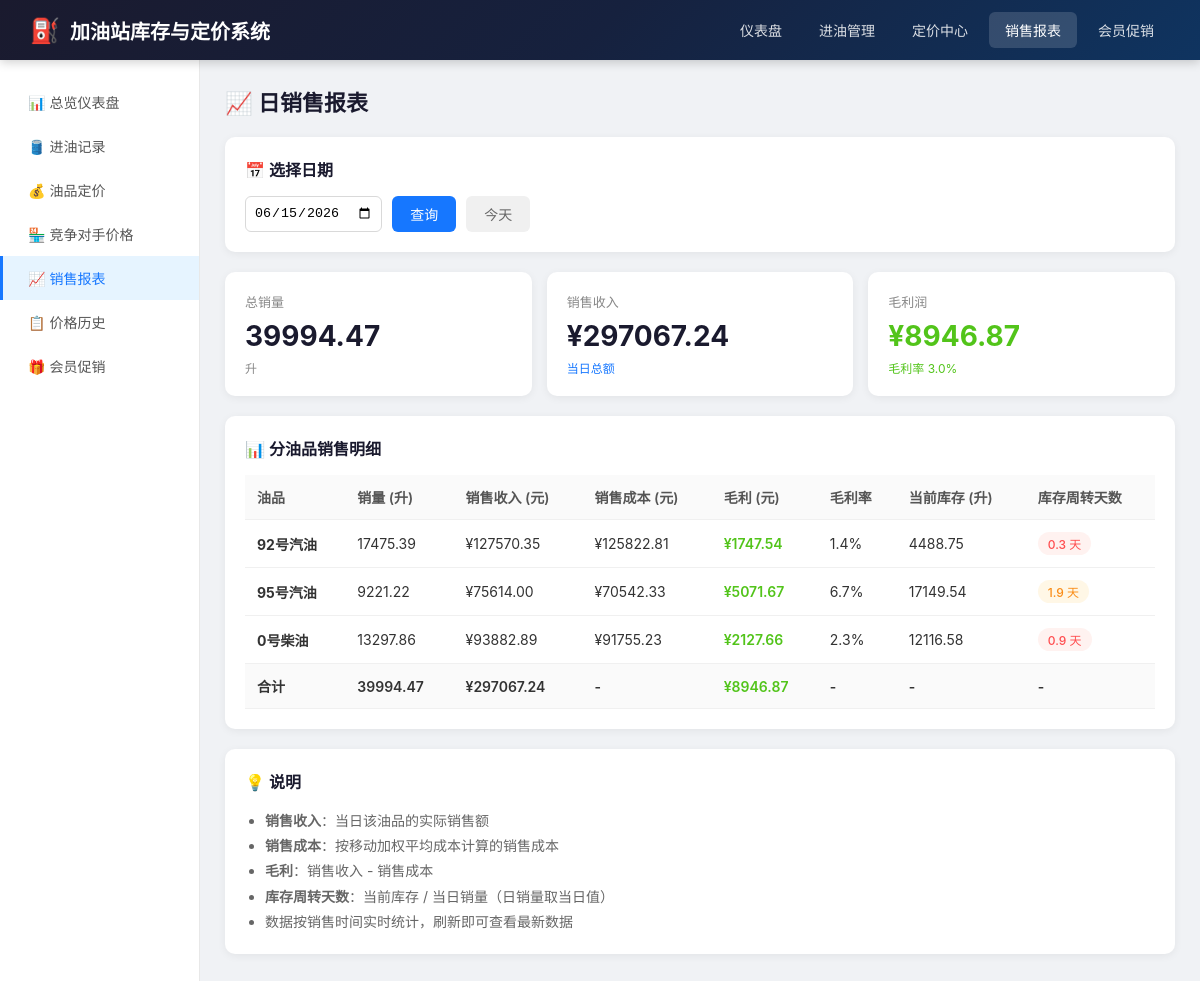
Before: /sales/report with the older database file.
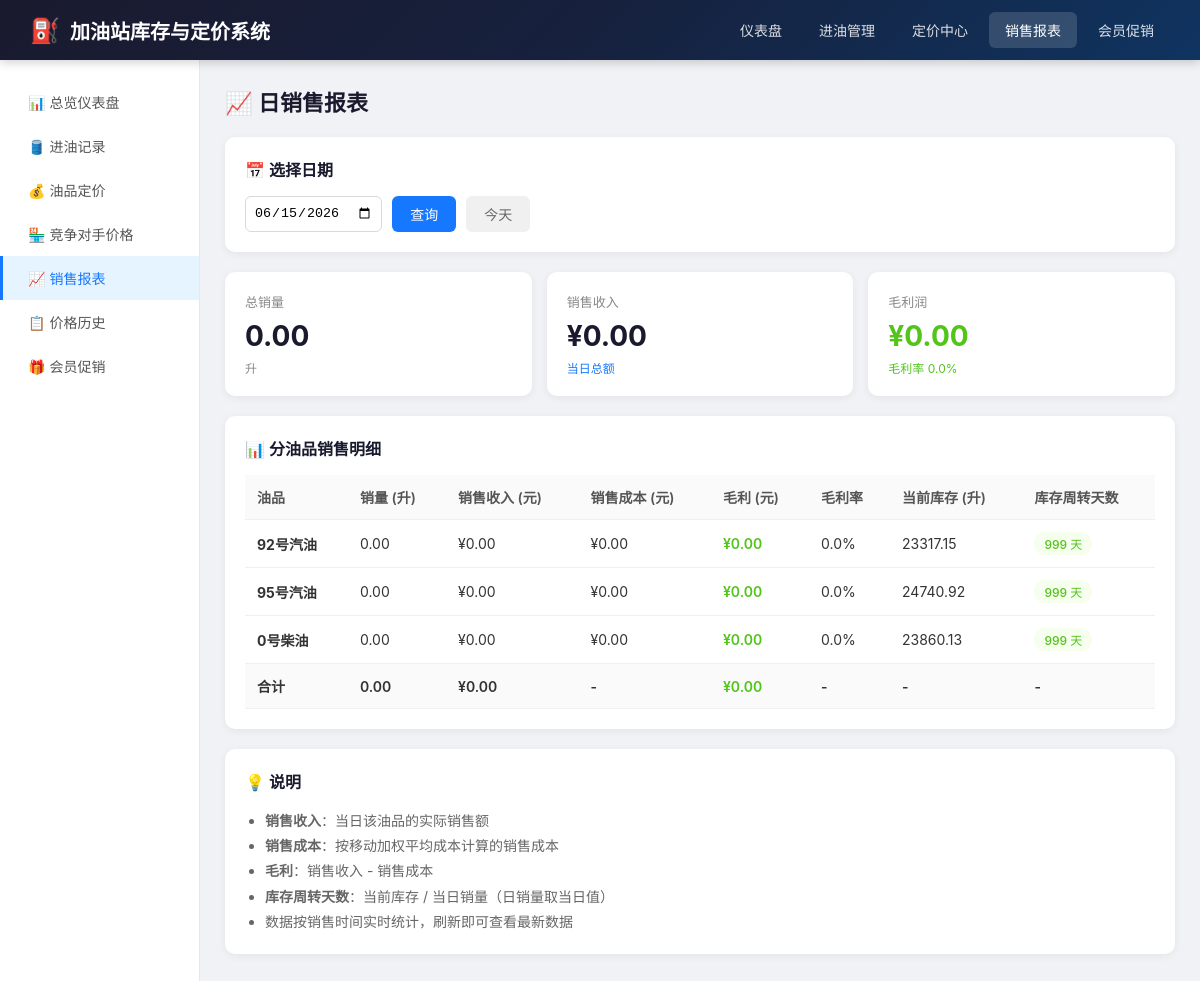
After: the same page with the newer database file.
### models.py (models this page shows, shortened)
class Fuel(db.Model):
    __tablename__ = 'fuels'
    id = db.Column(db.Integer, primary_key=True)
    code = db.Column(db.String(20), unique=True, nullable=False)
    name = db.Column(db.String(50), nullable=False)
    tank_capacity = db.Column(db.Float, default=50000)
    current_price = db.Column(db.Float, nullable=False)
    price_update_time = db.Column(db.DateTime, default=datetime.now)
    created_at = db.Column(db.DateTime, default=datetime.now)
    intake_records = db.relationship('IntakeRecord', backref='fuel', lazy='dynamic')
    sales_records = db.relationship('SalesRecord', backref='fuel', lazy='dynamic')
    price_histories = db.relationship('PriceHistory', backref='fuel', lazy='dynamic')
    competitor_prices = db.relationship('CompetitorPrice', backref='fuel', lazy='dynamic')
    member_promotions = db.relationship('MemberPromotion', backref='fuel', lazy='dynamic')

### app.py (the view)
@app.route('/sales/report')
def sales_report():
    date_str = request.args.get('date')
    if date_str:
        report_date = datetime.strptime(date_str, '%Y-%m-%d').date()
    else:
        report_date = datetime.now().date()
    fuels = Fuel.query.all()
    daily_sales = get_daily_sales(report_date)
    report_data = []
    total_revenue = 0
    total_profit = 0
    total_volume = 0
    for fuel in fuels:
        sales = daily_sales.get(fuel.id, {'volume': 0, 'revenue': 0, 'profit': 0})
        avg_cost = get_moving_average_cost(fuel.id)
        current_stock = get_current_stock(fuel.id)
        turnover_days = current_stock / sales['volume'] if sales['volume'] > 0 else 999
        report_data.append({
            'fuel_name': fuel.name,
            'volume': round(sales['volume'], 2),
            'revenue': round(sales['revenue'], 2),
            'cost': round(sales['volume'] * avg_cost, 2),
            'profit': round(sales['profit'], 2),
            'avg_cost': round(avg_cost, 3),
            'current_stock': round(current_stock, 2),
            'turnover_days': round(turnover_days, 1)
        })
        total_revenue += sales['revenue']
        total_profit += sales['profit']
        total_volume += sales['volume']
    return render_template('sales_report.html',
                         report_date=report_date,
                         report_data=report_data,
                         total_revenue=round(total_revenue, 2),
                         total_profit=round(total_profit, 2),
                         total_volume=round(total_volume, 2))

### utils.py (called while the page is built)
def get_current_stock(fuel_id):
    intakes = IntakeRecord.query.filter_by(fuel_id=fuel_id).all()
    total_intake = sum(r.volume for r in intakes)
    sales = SalesRecord.query.filter_by(fuel_id=fuel_id).all()
    total_sales = sum(r.volume for r in sales)
    return total_intake - total_sales

def get_moving_average_cost(fuel_id):
    intakes = IntakeRecord.query.filter_by(fuel_id=fuel_id)\
        .order_by(IntakeRecord.intake_time.asc()).all()
    if not intakes:
        return 0
    total_volume = 0
    total_cost = 0
    for intake in intakes:
        new_total_volume = total_volume + intake.volume
        new_total_cost = total_cost + (intake.volume * intake.cost_price)
        total_volume = new_total_volume
        total_cost = new_total_cost
    if total_volume == 0:
        return 0
    return total_cost / total_volume

### templates/sales_report.html (shortened to what this page needs)
{% extends 'base.html' %}
{% block content %}
<h2 class="page-title">📈 日销售报表</h2>
<div class="card">
    <div class="card-title">
        <span>📅 选择日期</span>
    </div>
    <form method="GET" style="display: flex; gap: 10px; align-items: center;">
        <input type="date" name="date" value="{{ report_date.strftime('%Y-%m-%d') }}" class="form-control" style="padding: 8px; border: 1px solid #d9d9d9; border-radius: 6px;">
        <button type="submit" class="btn btn-primary">查询</button>
        <a href="{{ url_for('sales_report') }}" class="btn" style="background: #f0f0f0; color: #666;">今天</a>
    </form>
</div>
<div class="stat-cards">
    <div class="stat-card">
        <div class="stat-label">总销量</div>
        <div class="stat-value">{{ '%.2f'|format(total_volume) }}</div>
        <div class="stat-change" style="color: #888;">升</div>
    </div>
    <div class="stat-card">
        <div class="stat-label">销售收入</div>
        <div class="stat-value">¥{{ '%.2f'|format(total_revenue) }}</div>
        <div class="stat-change" style="color: #1677ff;">当日总额</div>
    </div>
    <div class="stat-card">
        <div class="stat-label">毛利润</div>
        <div class="stat-value" style="color: #52c41a;">¥{{ '%.2f'|format(total_profit) }}</div>
        <div class="stat-change" style="color: #52c41a;">
            毛利率 {{ '%.1f'|format((total_profit/total_revenue*100) if total_revenue else 0) }}%
        </div>
    </div>
</div>
<div class="card">
    <div class="card-title">📊 分油品销售明细</div>
    <table>
        <thead>
            <tr>
                <th>油品</th>
                <th>销量 (升)</th>
                <th>销售收入 (元)</th>
                <th>销售成本 (元)</th>
                <th>毛利 (元)</th>
                <th>毛利率</th>
                <th>当前库存 (升)</th>
                <th>库存周转天数</th>
            </tr>
        </thead>
        <tbody>
            {% for item in report_data %}
            <tr>
                <td><strong>{{ item.fuel_name }}</strong></td>
                <td>{{ '%.2f'|format(item.volume) }}</td>
                <td>¥{{ '%.2f'|format(item.revenue) }}</td>
                <td>¥{{ '%.2f'|format(item.cost) }}</td>
                <td style="color: {% if item.profit >= 0 %}#52c41a{% else %}#ff4d4f{% endif %}; font-weight: 600;">
                    ¥{{ '%.2f'|format(item.profit) }}
                </td>
                <td>
                    {% set margin = (item.profit / item.revenue * 100) if item.revenue else 0 %}
                    {{ '%.1f'|format(margin) }}%
                </td>
                <td>{{ '%.2f'|format(item.current_stock) }}</td>
                <td>
                    <span class="tag {% if item.turnover_days > 3 %}tag-green{% elif item.turnover_days > 1 %}tag-orange{% else %}tag-red{% endif %}">
                        {{ item.turnover_days }} 天
                    </span>
                </td>
            </tr>
            {% endfor %}
        </tbody>
        <tfoot>
            <tr style="background: #fafafa; font-weight: 600;">
                <td>合计</td>
                <td>{{ '%.2f'|format(total_volume) }}</td>
                <td>¥{{ '%.2f'|format(total_revenue) }}</td>
                <td>-</td>
                <td style="color: #52c41a;">¥{{ '%.2f'|format(total_profit) }}</td>
                <td>-</td>
                <td>-</td>
                <td>-</td>
            </tr>
        </tfoot>
    </table>
</div>
<div class="card">
    <div class="card-title">💡 说明</div>
    <ul style="line-height: 1.8; color: #666; font-size: 14px; margin-left: 20px;">
        <li><strong>销售收入</strong>：当日该油品的实际销售额</li>
        <li><strong>销售成本</strong>：按移动加权平均成本计算的销售成本</li>
        <li><strong>毛利</strong>：销售收入 - 销售成本</li>
        <li><strong>库存周转天数</strong>：当前库存 / 当日销量（日销量取当日值）</li>
        <li>数据按销售时间实时统计，刷新即可查看最新数据</li>
    </ul>
</div>
{% endblock %}

Changed rows visible on the page:
changed Fuel "92号汽油": volume "17475.39" → "0.00"; revenue "127570.35" → "0.00"; cost "125822.81" → "0.00"; profit "1747.54" → "0.00"; margin "1.4" → "0.0"; current_stock "4488.75" → "23317.15"; turnover_days "0.3" → "999"
changed Fuel "95号汽油": volume "9221.22" → "0.00"; revenue "75614.00" → "0.00"; cost "70542.33" → "0.00"; profit "5071.67" → "0.00"; margin "6.7" → "0.0"; current_stock "17149.54" → "24740.92"; turnover_days "1.9" → "999"
changed Fuel "0号柴油": volume "13297.86" → "0.00"; revenue "93882.89" → "0.00"; cost "91755.23" → "0.00"; profit "2127.66" → "0.00"; margin "2.3" → "0.0"; current_stock "12116.58" → "23860.13"; turnover_days "0.9" → "999"
Other visible differences:
{{ '%.2f'|format(total_volume) }}: "39994.47" → "0.00"
{{ '%.2f'|format(total_revenue) }}: "297067.24" → "0.00"
{{ '%.2f'|format(total_profit) }}: "8946.87" → "0.00"
text no longer shown: "3.0"
text now shown: "0.0"
